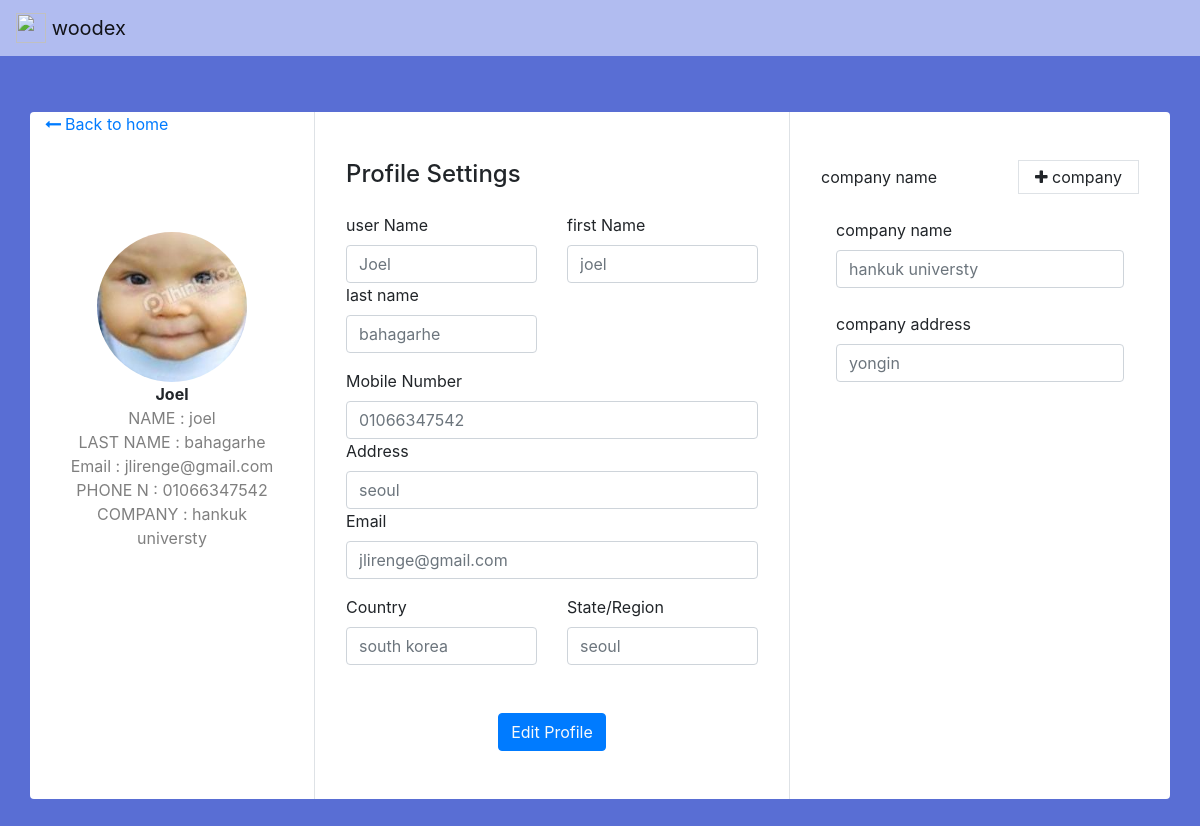
The page /profile/ (signed in) on the database its author committed.
### user/models.py (models this page shows, shortened)
class CustomerProfile(models.Model):
    user = models.OneToOneField(User, on_delete=models.CASCADE)
    first_name = models.CharField(max_length=50)
    last_name = models.CharField(max_length=50)
    address = models.CharField(max_length=200, null=True)
    company_name = models.CharField(max_length=100)
    company_address = models.CharField(max_length=200, null=True)
    country_category = models.CharField(max_length=20, choices=COUNTRY_CATEGORIES, default='south korea')
    region = models.CharField(max_length=100, null=True)
    phone_number = models.CharField(max_length=15)
    kakao_talk_login = models.CharField(max_length=50)
    image = models.ImageField(default="Profile_Images/1_0_0_20161219140623097.jpg",upload_to='Profile_Images', null=False)

### user/views.py (the view)
# urls.py: path('profile/', user_view.profile, name='user_profile'),
@login_required
def profile(request):
    user_profile = request.user.customerprofile
    return render(request, 'user/profile.html', {'user_profile': user_profile})

### templates/User/profile.html (shortened to what this page needs)
{% extends "partials/nav.html" %}
{% load crispy_forms_tags %}
{%block content%}
    <!doctype html>
<html lang="en">
  <head>
    <link rel="stylesheet" href="https://cdn.jsdelivr.net/npm/bootstrap@4.6.2/dist/css/bootstrap.min.css">
    <link href="https://maxcdn.bootstrapcdn.com/font-awesome/4.7.0/css/font-awesome.min.css" rel="stylesheet">
    <nav class="navbar navbar-light " style="background-color: #b1bcf0;">
        <a class="navbar-brand" href="{% url 'index' %}">
          <img src="https://woodex.co.kr/web/upload/category/editor/2019/08/27/b8359dfe469202dd93ca5eadcf0b2950.png" width="30" height="30" class="d-inline-block align-top" alt="">
          woodex
        </a>
      </nav>
  </head>
  <body>
    <nav class="navbar navbar-expand-lg navbar-light position-static" style="background-color: #596ed4;">
    <div class="container rounded bg-white mt-5 mb-5">
        <div class="row">
            <div class="col-md-3 border-right">
                <div class="d-flex flex-row align-items-center back"><a href="{% url 'index' %}"><i class="fa fa-long-arrow-left mr-1 mb-1"></i>Back to home</a>
                </div>
                <div class="d-flex flex-column align-items-center text-center p-3 py-5"><img class="rounded-circle mt-5" width="150px" src="{{user_profile.image.url}}"><span class="font-weight-bold">{{user.username}}</span><span class="text-black-50">NAME : {{user.first_name}}</span>
                    <span class="text-black-50">LAST NAME : {{user.last_name}}</span>
                    <span class="text-black-50">Email : {{user.email }}</span>
                    <span class="text-black-50">PHONE N : {{user_profile.phone_number }}</span>
                    <span class="text-black-50">COMPANY : {{user_profile.company_name }}</span>
                    </div>
            </div>
            <div class="col-md-5 border-right">
                <div class="p-3 py-5">
                    <div class="d-flex justify-content-between align-items-center mb-3">
                        <h4 class="text-right">Profile Settings</h4>
                    </div>
                    <div class="row mt-2">
                        <div class="col-md-6"><label class="labels">user Name</label><input type="text" class="form-control" placeholder="{{user_profile.user.username}}" value=""></div>
                        <div class="col-md-6"><label class="labels">first Name</label><input type="text" class="form-control" placeholder="{{user.first_name}}" value=""></div>
                        <div class="col-md-6"><label class="labels">last name</label><input type="text" class="form-control" value="" placeholder="{{user.last_name}}"></div>
                    </div>
                    <div class="row mt-3">
                        <div class="col-md-12"><label class="labels">Mobile Number</label><input type="text" class="form-control" placeholder="{{user_profile.phone_number}}" value=""></div>
                        <div class="col-md-12"><label class="labels">Address </label><input type="text" class="form-control" placeholder="{{user_profile.address}}" value=""></div>
                        <div class="col-md-12"><label class="labels">Email </label><input type="text" class="form-control" placeholder="{{user_profile.user.email}}" value=""></div>
                    </div>
                    <div class="row mt-3">
                        <div class="col-md-6"><label class="labels">Country</label><input type="text" class="form-control" placeholder="{{user_profile.country_category}}" value=""></div>
                        <div class="col-md-6"><label class="labels">State/Region</label><input type="text" class="form-control" value="" placeholder="{{user_profile.region}}"></div>
                    </div>
                    <div class="mt-5 text-center"><button class="btn btn-primary profile-button" type="button"><a class="text-light" href="{%url 'user_profile-update'%}">Edit Profile </a></button></div>
                </div>
            </div>
            <div class="col-md-4">
                <div class="p-3 py-5">
                    <div class="d-flex justify-content-between align-items-center experience"><span> company name</span><span class="border px-3 p-1 add-experience"><i class="fa fa-plus"></i>&nbsp;company </span></div><br>
                    <div class="col-md-12"><label class="labels">company name</label><input type="text" class="form-control" placeholder="{{user_profile.company_name}}" value=""></div> <br>
                    <div class="col-md-12"><label class="labels">company address</label><input type="text" class="form-control" placeholder="{{user_profile.company_address}}" value=""></div>
                </div>
            </div>
        </div>
    </div>
  </body>
</html>
{%endblock%}

### rows shown on the page
CustomerProfile: image (picture), phone_number "01066347542", company_name "hankuk universty", user.username "Joel", address "seoul", user.email "jlirenge@gmail.com", country_category "south korea", region "seoul", company_address "yongin"

### other values the page prints
{{ user.username }} "Joel"
{{ user.first_name }} "joel"
{{ user.last_name }} "bahagarhe"
{{ user.email }} "jlirenge@gmail.com"
